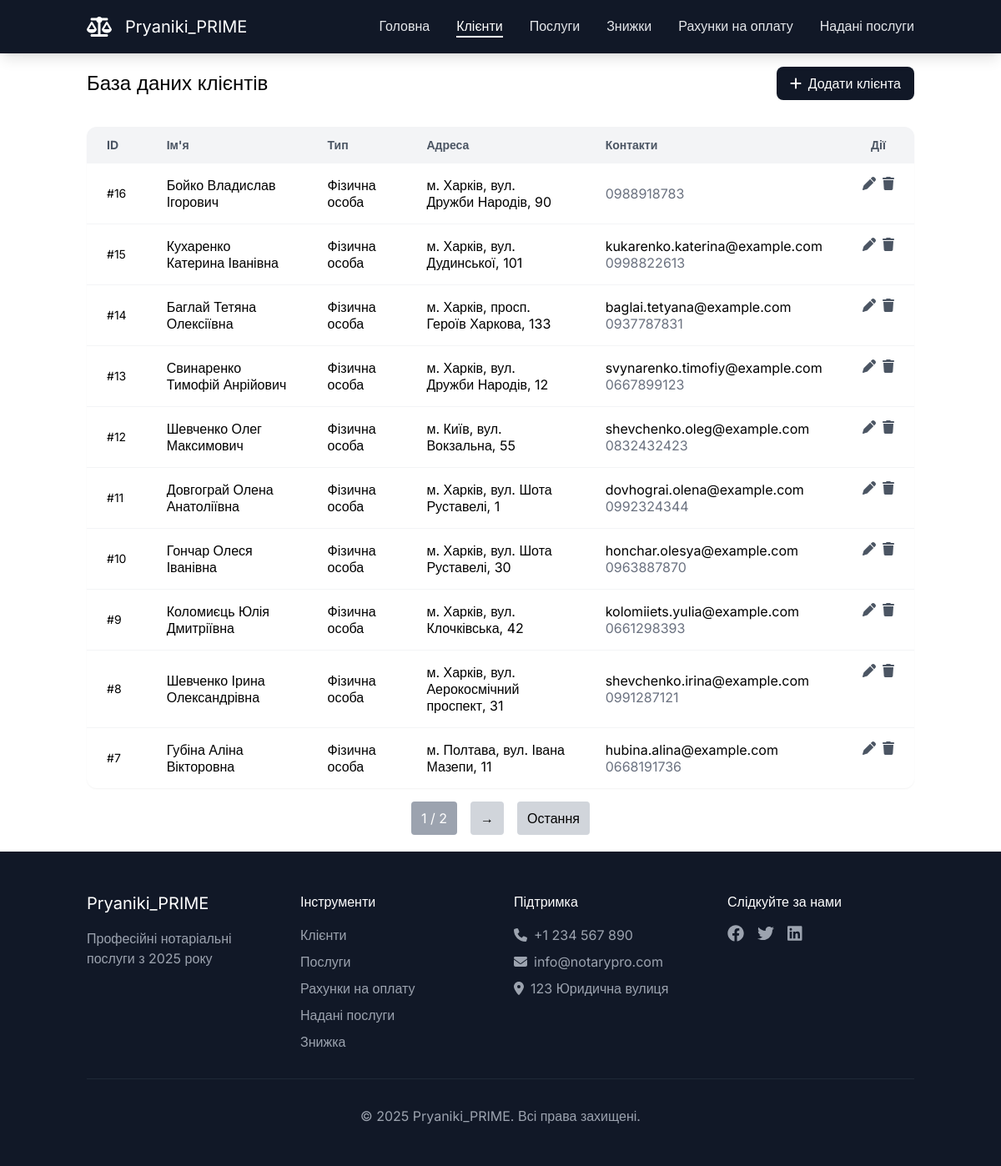
The page /clients (signed in) on the database its author committed.
### RealAgency/models.py (models this page shows)
class Client(models.Model):
    client_type = models.ForeignKey(ClientType, on_delete=models.CASCADE)
    name = models.CharField(max_length=255)
    address = models.CharField(max_length=255)
    phone = models.CharField(max_length=255)
    email = models.CharField(max_length=255)
    passport_id = models.CharField(max_length=255, null=True, blank=True)
    iin = models.CharField(max_length=255, null=True, blank=True)
    edrpou = models.CharField(max_length=255, null=True, blank=True)

class ClientType(models.Model):
    name = models.CharField(max_length=255)

### RealAgency/views.py (the view)
        def _wrapped_view(request, *args, **kwargs):
            if not request.user.is_authenticated:
                return redirect('login')
            if not any(group.name in roles for group in request.user.groups.all()):
                raise PermissionDenied("You are not permitted to perform this action.")
            return view_func(request, *args, **kwargs)

### RealAgency/views.py (called while the page is built)
def role_required(roles):
    def decorator(view_func):
        def _wrapped_view(request, *args, **kwargs):
            if not request.user.is_authenticated:
                return redirect('login')
            if not any(group.name in roles for group in request.user.groups.all()):
                raise PermissionDenied("You are not permitted to perform this action.")
            return view_func(request, *args, **kwargs)
        return _wrapped_view
    return decorator

@role_required(['Manager', 'Notary'])
def clients(request):
    client_list = Client.objects.all().order_by('-id')
    paginator = Paginator(client_list, 10)
    user_groups = request.user.groups.values_list('name', flat=True)
    client_types = ClientType.objects.all()
    page_number = request.GET.get('page')
    page_obj = paginator.get_page(page_number)
    return render(request, 'clients/main.html', {'page_obj': page_obj, 'client_types': client_types, 'user_groups': user_groups })

### templates/clients/main.html (shortened to what this page needs)
{% extends "base.html" %}
{% block content %}
    <main id="main" class="pt-20">
            <div class="container mx-auto px-4">
                <div class="flex justify-between items-center mb-8">
                    <h1 class="text-2xl">База даних клієнтів</h1>
                    <button
                            {% if "Manager" in user_groups %} style="display:block;" {% else %} style="display:none;" {% endif %}
                            id="open-modal" class="bg-neutral-900 text-white px-4 py-2 rounded-lg hover:bg-neutral-800">
                        <i class="fa-solid fa-plus mr-2"></i>Додати клієнта
                    </button>
                </div>
                <div id="clientTable" class="bg-white rounded-xl shadow-sm overflow-hidden">
                    <table class="w-full">
                        <thead class="bg-neutral-100">
                            <tr>
                                <th class="px-6 py-3 text-left text-sm text-neutral-600">ID</th>
                                <th class="px-6 py-3 text-left text-sm text-neutral-600">Ім'я</th>
                                <th class="px-6 py-3 text-left text-sm text-neutral-600">Тип</th>
                                <th class="px-6 py-3 text-left text-sm text-neutral-600">Адреса</th>
                                <th class="px-6 py-3 text-left text-sm text-neutral-600">Контакти</th>
                                <th
                                        {% if "Manager" in user_groups %} style="display:block;" {% else %} style="display:none;" {% endif %}
                                        class="px-6 py-3 text-center text-sm text-neutral-600">Дії</th>
                            </tr>
                        </thead>
                        <tbody class="divide-y divide-neutral-100">
                            {% for client in page_obj %}
                <tr class="hover:bg-neutral-50">
                    <td class="px-6 py-4 text-sm">#{{ client.id }}</td>
                    <td class="px-6 py-4">{{ client.name }}</td>
                    <td class="px-6 py-4">{{ client.client_type.name }}</td>
                    <td class="px-6 py-4">{{ client.address }}</td>
                    <td class="px-6 py-4">
                        <div>{{ client.email }}</div>
                        <div class="text-neutral-500">{{ client.phone }}</div>
                    </td>
                    <td class="px-6 py-4"
                            {% if "Manager" in user_groups %} style="display:block;" {% else %} style="display:none;" {% endif %}>
                        <div class="flex space-x-2">
                            <button
                                    class="edit-client text-neutral-600 hover:text-neutral-900"
                        data-id="{{ client.id }}"
                        data-name="{{ client.name }}"
                        data-type="{{ client.client_type.id }}"
                        data-address="{{ client.address }}"
                        data-phone="{{ client.phone }}"
                        data-email="{{ client.email }}"
                        data-passport_id="{{ client.passport_id }}"
                        data-iin="{{ client.iin }}"
                        data-edrpou="{{ client.edrpou }}">
                        <i class="fa-solid fa-pen"></i>
                    </button>
                    <button
                            id="delete-client" class="delete-client text-neutral-600 hover:text-neutral-900" data-id="{{ client.id }}">
                        <i class="fa-solid fa-trash"></i>
                    </button>
                        </div>
                    </td>
                </tr>
            {% endfor %}
                        </tbody>
                    </table>
                </div>
            </div>
    <div class="mt-4 flex justify-center">
        <span class="px-3 py-2 bg-gray-400 text-white rounded mx-2">{{ page_obj.number }} / {{ page_obj.paginator.num_pages }}</span>
        {% if page_obj.has_next %}
            <a href="?page={{ page_obj.next_page_number }}" class="px-3 py-2 bg-gray-300 rounded mx-2">→</a>
            <a href="?page={{ page_obj.paginator.num_pages }}" class="px-3 py-2 bg-gray-300 rounded mx-2">Остання</a>
        {% endif %}
    </div>
    </main>
{% endblock %}

### templates/base.html (style rules this page uses)
* { font-family: "Inter", sans-serif; }

### rows shown on the page
Client: id "16", name "Бойко Владислав Ігорович", client_type.name "Фізична особа", address "м. Харків, вул. Дружби Народів, 90", phone "0988918783"
Client: id "15", name "Кухаренко Катерина Іванівна", client_type.name "Фізична особа", address "м. Харків, вул. Дудинської, 101", email "kukarenko.katerina@example.com", phone "0998822613"
Client: id "14", name "Баглай Тетяна Олексіївна", client_type.name "Фізична особа", address "м. Харків, просп. Героїв Харкова, 133", email "baglai.tetyana@example.com", phone "0937787831"
Client: id "13", name "Свинаренко Тимофій Анрійович", client_type.name "Фізична особа", address "м. Харків, вул. Дружби Народів, 12", email "svynarenko.timofiy@example.com", phone "0667899123"
Client: id "12", name "Шевченко Олег Максимович", client_type.name "Фізична особа", address "м. Київ, вул. Вокзальна, 55", email "shevchenko.oleg@example.com", phone "0832432423"
Client: id "11", name "Довгограй Олена Анатоліївна", client_type.name "Фізична особа", address "м. Харків, вул. Шота Руставелі, 1", email "dovhograi.olena@example.com", phone "0992324344"
Client: id "10", name "Гончар Олеся Іванівна", client_type.name "Фізична особа", address "м. Харків, вул. Шота Руставелі, 30", email "honchar.olesya@example.com", phone "0963887870"
Client: id "9", name "Коломиєць Юлія Дмитріївна", client_type.name "Фізична особа", address "м. Харків, вул. Клочківська, 42", email "kolomiiets.yulia@example.com", phone "0661298393"
Client: id "8", name "Шевченко Ірина Олександрівна", client_type.name "Фізична особа", address "м. Харків, вул. Аерокосмічний проспект, 31", email "shevchenko.irina@example.com", phone "0991287121"
Client: id "7", name "Губіна Аліна Вікторовна", client_type.name "Фізична особа", address "м. Полтава, вул. Івана Мазепи, 11", email "hubina.alina@example.com", phone "0668191736"

### other values the page prints
{{ page_obj.number }} "1"
{{ page_obj.paginator.num_pages }} "2"
